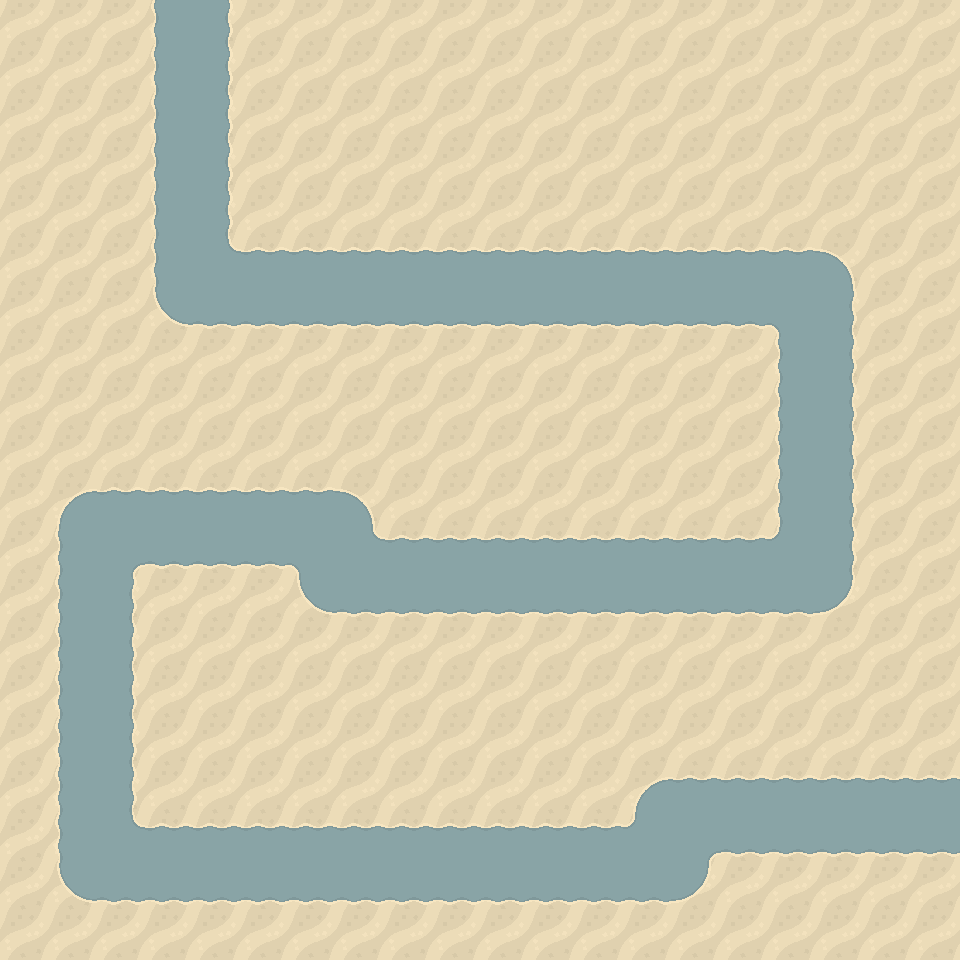

This is a level from a 2D game, rendered from its Tiled map with the project's own tilesets. A one-line summary and the complete map file follow:
An orthogonal 20x20 tile map with 48x48 px tiles, 1 tile layer (Background) and 1 object.

<map version="1.10" tiledversion="1.11.0" orientation="orthogonal" renderorder="right-down" width="20" height="20" tilewidth="48" tileheight="48" infinite="0" nextlayerid="3" nextobjectid="3">
 <tileset firstgid="1" source="../tileset1.tsx" />
 <layer id="1" name="Background" width="20" height="20">
  <data encoding="csv">
242,242,242,243,241,242,242,242,242,242,242,242,242,242,242,242,242,242,242,242,
242,242,242,243,241,242,242,242,242,242,242,242,242,242,242,242,242,242,242,242,
242,242,242,243,241,242,242,242,242,242,242,242,242,242,242,242,242,242,242,242,
242,242,242,243,241,242,242,242,242,242,242,242,242,242,242,242,242,242,242,242,
242,242,242,243,241,242,242,242,242,242,242,242,242,242,242,242,242,242,242,242,
242,242,242,243,264,265,265,265,265,265,265,265,265,265,265,265,265,222,242,242,
242,242,242,244,219,219,219,219,219,219,219,219,219,219,219,219,220,241,242,242,
242,242,242,242,242,242,242,242,242,242,242,242,242,242,242,242,243,241,242,242,
242,242,242,242,242,242,242,242,242,242,242,242,242,242,242,242,243,241,242,242,
242,242,242,242,242,242,242,242,242,242,242,242,242,242,242,242,243,241,242,242,
242,221,265,265,265,265,265,222,242,242,242,242,242,242,242,242,243,241,242,242,
242,243,218,219,219,219,220,264,265,265,265,265,265,265,265,265,266,241,242,242,
242,243,241,242,242,242,244,219,219,219,219,219,219,219,219,219,219,245,242,242,
242,243,241,242,242,242,242,242,242,242,242,242,242,242,242,242,242,242,242,242,
242,243,241,242,242,242,242,242,242,242,242,242,242,242,242,242,242,242,242,242,
242,243,241,242,242,242,242,242,242,242,242,242,242,242,242,242,242,242,242,242,
242,243,241,242,242,242,242,242,242,242,242,242,242,221,265,265,265,265,265,265,
242,243,264,265,265,265,265,265,265,265,265,265,265,266,218,219,219,219,219,219,
242,244,219,219,219,219,219,219,219,219,219,219,219,219,245,242,242,242,242,242,
242,242,242,242,242,242,242,242,242,242,242,242,242,242,242,242,242,242,242,242
</data>
 </layer>
 <objectgroup id="2" name="waypoints">
  <object id="1" x="192" y="0.25">
   <polyline points="0,0 0.25,287.75 623.909,287.75 624,575.659 144,575.625 144,527.75 -96,527.75 -96,863.625 479.636,863.75 479.75,815.75 850.333,816.417" />
  </object>
 </objectgroup>
</map>